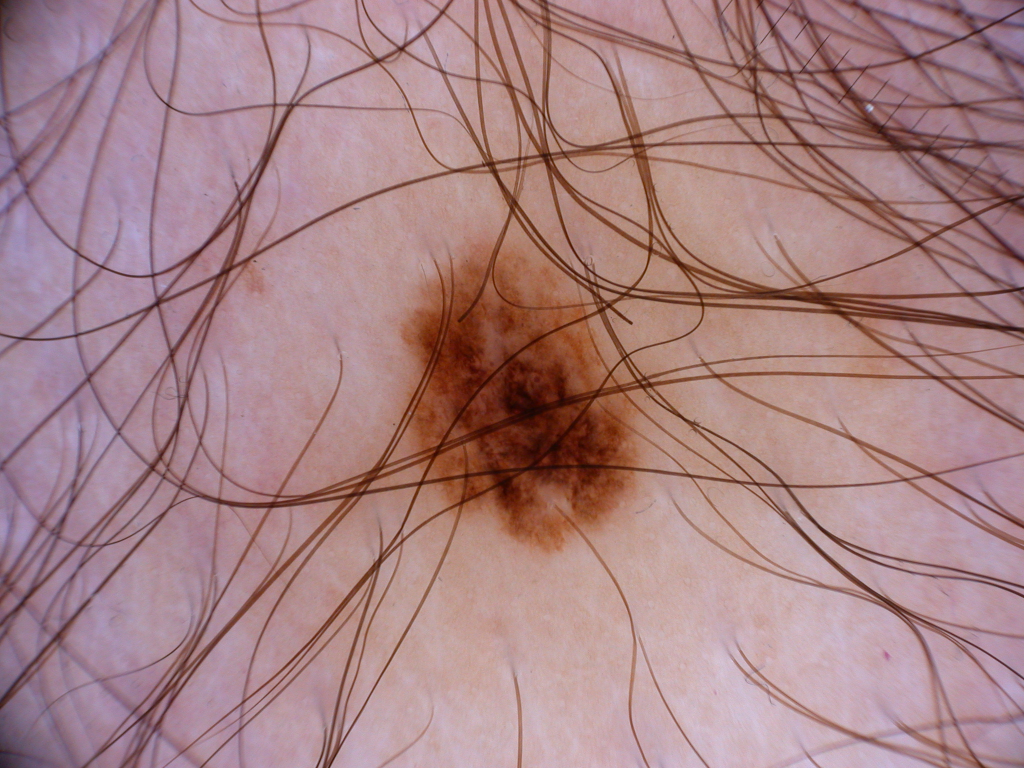
#> input picture images_test/img19.jpg, 2048 x 1536 px (shown at 1/2 size)
$ python dull_razor.py
#> lines starting #> are read from the running program, lines starting #| are printed output that depends on the picture; after the words box and inside, x2 and y2 are one past the last pixel; in counts of white or black regions, pixels touching at a corner belong together
#%% dull razor : hair remover
import cv2 #choix de openCv (on aurait pu faire avec skimage)
import numpy as np
import matplotlib.pyplot as plt

#Charger l'image - changer le path sur le git

image_bgr=cv2.imread('images_test/img19.jpg',cv2.IMREAD_COLOR)
#> image_bgr is the input picture: shape (1536, 2048, 3); mean B, G, R 133, 130.1, 167
image = cv2.cvtColor(image_bgr, cv2.COLOR_BGR2RGB) # Conversion BGR vers RGB
#filtre gaussien pour lisser l'image
smoothed_image = cv2.GaussianBlur(image, (5, 5), 0)


# split en couleurs
image_red, image_green, image_blue = cv2.split(smoothed_image)
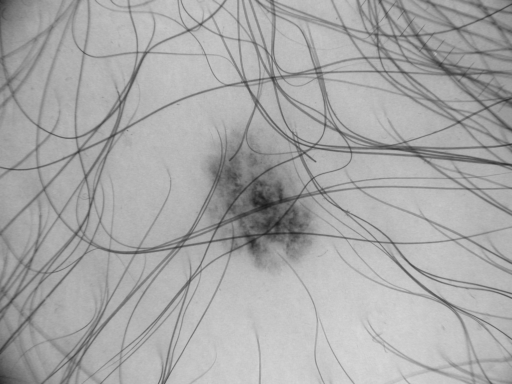
#> image_red: shape (1536, 2048) (shown at 1/4 size); min 25, max 219, mean 167

#définition d'éléments structurants diagonaux
def diagonal(size, angle):
#> called with size = 10, angle = 45
    kernel = np.zeros((size, size), dtype=np.uint8)
    for i in range(size):
        j = int(i * np.tan(np.radians(angle)))
        if 0<= j < size:
            kernel[i, j] = 1
    if angle > 0 and angle < 90:
        kernel = np.flipud(kernel)
    return kernel

kernel_diagonal_45 = diagonal(10,45)
kernel_diagonal_135 = kernel_diagonal_45[::-1, :]

# Définir les éléments structurants - on peut changer les valeurs pour avoir un meilleur résultat
kernel_horizontal = cv2.getStructuringElement(cv2.MORPH_RECT, (1, 12))
kernel_diagonal_1 = kernel_diagonal_45
kernel_diagonal_2 = kernel_diagonal_135
kernel_vertical = cv2.getStructuringElement(cv2.MORPH_RECT, (12, 1))

# Appliquer une opération de fermeture morphologique générale à chaque bande de couleur
def morphological_closing(image, kernel):
    return cv2.morphologyEx(image, cv2.MORPH_CLOSE, kernel)

# Calculer l'image de fermeture morphologique générale pour chaque bande de couleur
def general_morphological_closing(image):
    closed_horizontal = morphological_closing(image, kernel_horizontal)
    closed_diagonal_1 = morphological_closing(image, kernel_diagonal_45)
    closed_diagonal_2 = morphological_closing(image, kernel_diagonal_135)
    closed_vertical = morphological_closing(image, kernel_vertical)

    closed_horizontal = cv2.resize(closed_horizontal, (image.shape[1], image.shape[0]))
    closed_diagonal_1 = cv2.resize(closed_diagonal_1, (image.shape[1], image.shape[0]))
    closed_diagonal_2 = cv2.resize(closed_diagonal_2, (image.shape[1], image.shape[0]))
    closed_vertical = cv2.resize(closed_vertical, (image.shape[1], image.shape[0]))

    return np.maximum.reduce([closed_horizontal, closed_diagonal_1, closed_diagonal_2, closed_vertical])
closed_red = general_morphological_closing(image_red)
closed_green = general_morphological_closing(image_green)
closed_blue = general_morphological_closing(image_blue)
#> in general_morphological_closing (call 3), `return np.maximum.reduce([closed_horizontal, closed_diagonal_1, closed..`:
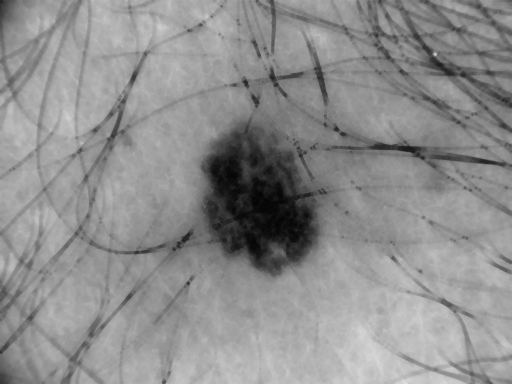
#> returned value: shape (1536, 2048) (shown at 1/4 size); min 3, max 255, mean 141.8

# Calculer l'image masque de cheveux pour chaque bande de couleur
threshold = 30  # Définir un seuil prédéfini - peut être ajusté car gros poils persistants
hair_mask_red = np.abs(image_red - closed_red) > threshold
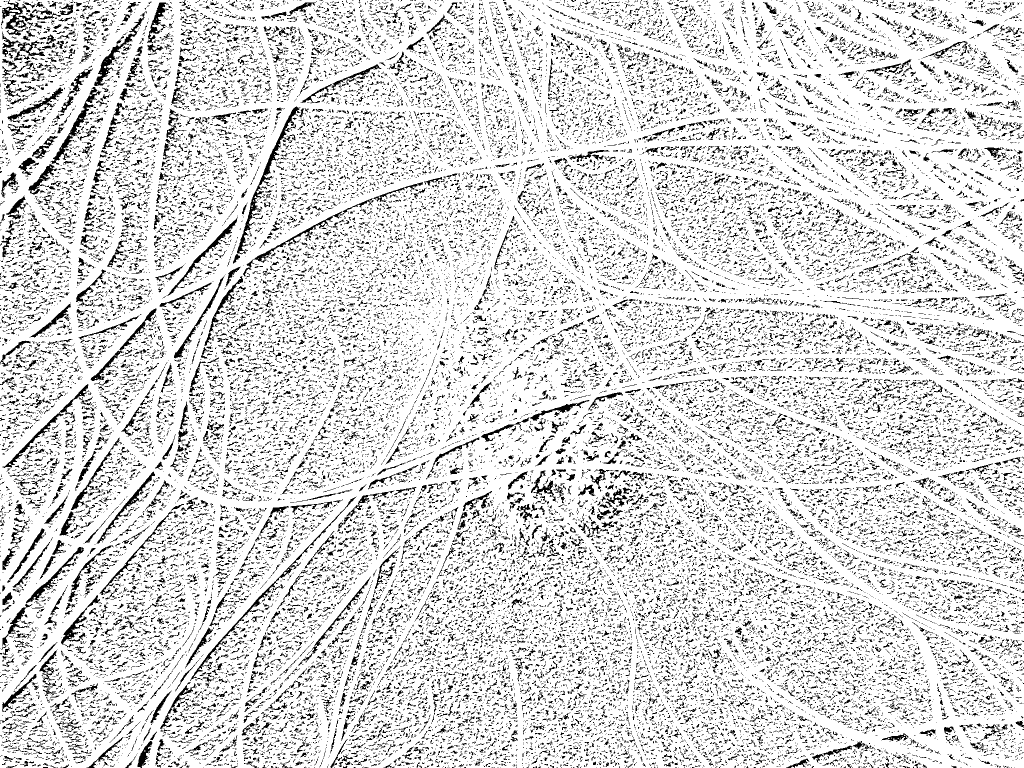
#> hair_mask_red: shape (1536, 2048) bool (shown at 1/2 size); 85.1% white; black in thin lines or dots
hair_mask_green = np.abs(image_green - closed_green) > threshold
#> hair_mask_green: shape (1536, 2048) bool; 83.3% white; black in thin lines or dots
hair_mask_blue = np.abs(image_blue - closed_blue) > threshold
#> hair_mask_blue: shape (1536, 2048) bool; 87% white; black in thin lines or dots

# Calculer l'image masque de cheveux finale
hair_mask = np.logical_or(np.logical_or(hair_mask_red, hair_mask_green), hair_mask_blue).astype(np.uint8)
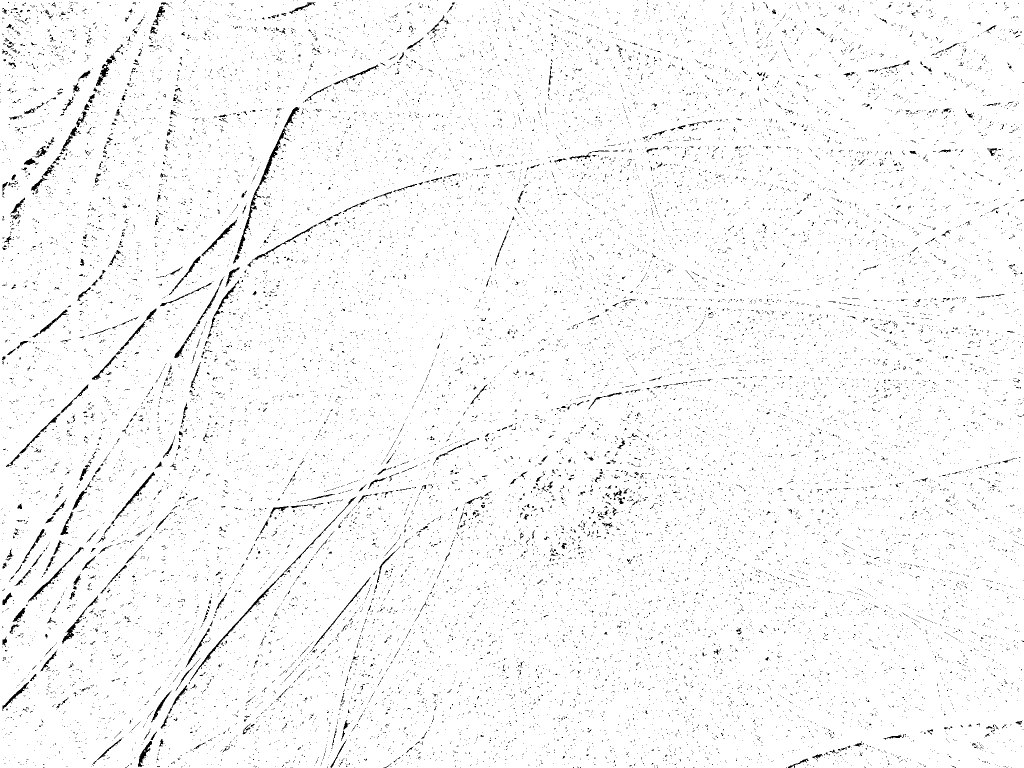
#> hair_mask: shape (1536, 2048) (shown at 1/2 size); values 0 (black) and 1 (white), 97.1% white; black in thin lines or dots

# Remplacer les pixels de cheveux par les pixels non-cheveux les plus proches sur l'image originale
inpainted_image = cv2.inpaint(image, hair_mask, 3, cv2.INPAINT_TELEA)


plt.figure(figsize=(12, 12))
plt.subplot(221)
plt.imshow(image)
plt.title('Original Image')

plt.subplot(222)
plt.imshow(hair_mask * 255, cmap='gray')
plt.title('Hair Mask')

plt.subplot(223)
plt.imshow(inpainted_image)
plt.title('Inpainted Image')

plt.subplot(224)
plt.imshow(smoothed_image)
plt.title('Smoothed Image initiale')

plt.show()
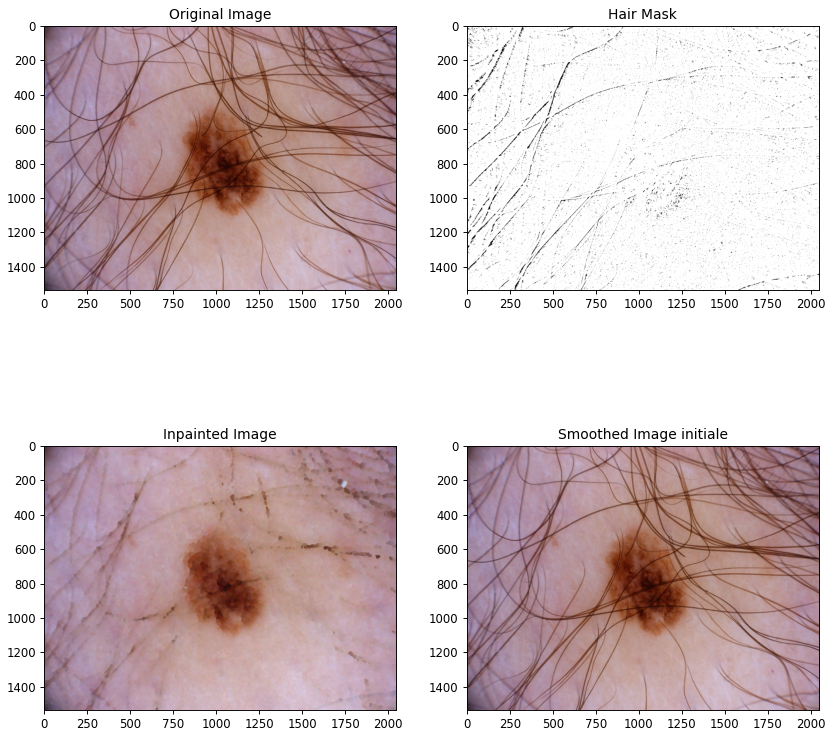
#> figure drawn by matplotlib, 4 panels


# %%

$ run again, with images_test/img1.jpg copied over images_test/img19.jpg
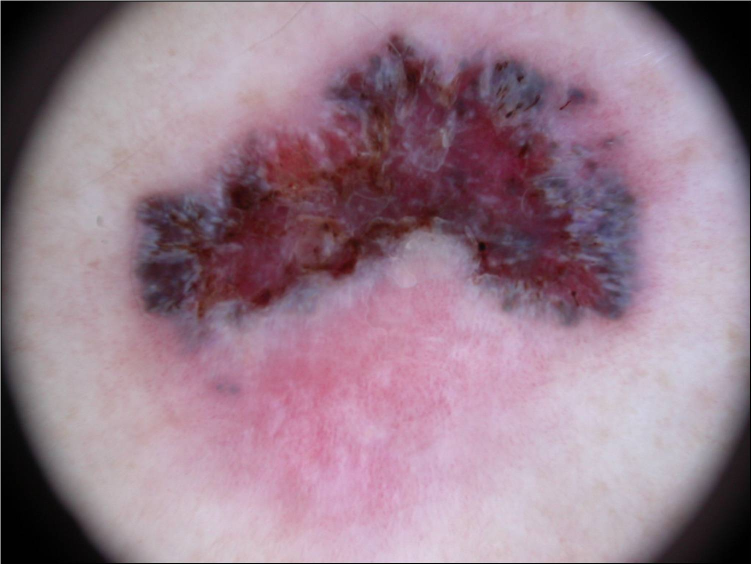
#> input picture images_test/img1.jpg, 1503 x 1129 px (shown at 1/2 size)
#> image_bgr is the input picture: shape (1129, 1503, 3); mean B, G, R 140.2, 125.2, 151.9
#> `hair_mask_red = np.abs(image_red - closed_red) > threshold`:
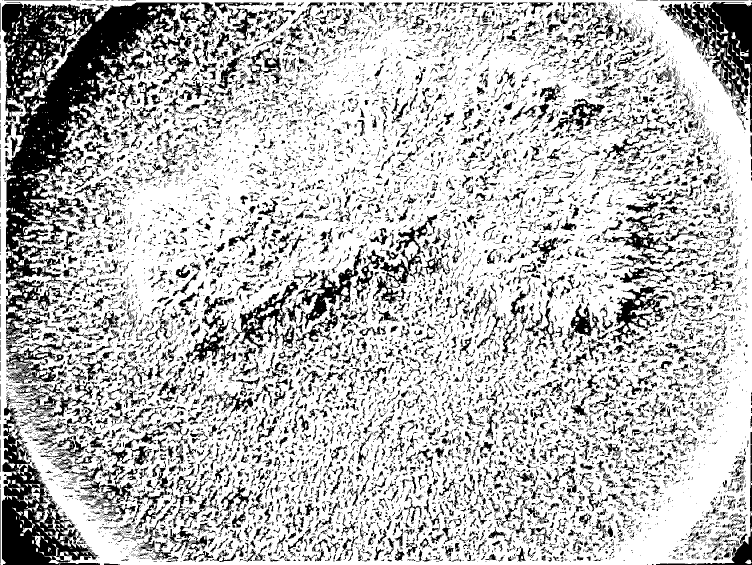
#> hair_mask_red: shape (1129, 1503) bool (shown at 1/2 size); 73.6% white; 12336 black regions (9410 under 20 px), largest, box (x1, y1, x2, y2) and area: (4, 4, 399, 769) 80918, (4, 792, 200, 1129) 21521, (1325, 4, 1503, 265) 15344
#> hair_mask_green: shape (1129, 1503) bool; 72.7% white; 10500 black regions (8392 under 20 px), largest, box (x1, y1, x2, y2) and area: (4, 4, 439, 683) 86823, (4, 802, 248, 1129) 21372, (1328, 4, 1503, 289) 15279
#> hair_mask_blue: shape (1129, 1503) bool; 72.5% white; 10251 black regions (8113 under 20 px), largest, box (x1, y1, x2, y2) and area: (4, 4, 455, 673) 89656, (4, 662, 216, 1129) 30350, (1332, 4, 1503, 265) 14998
#> hair_mask: shape (1129, 1503); values 0 (black) and 1 (white), 84.6% white; 12474 black regions (10595 under 20 px), largest, box (x1, y1, x2, y2) and area: (4, 4, 350, 354) 46179, (4, 816, 200, 1129) 19326, (1332, 4, 1503, 265) 14487
#> `plt.show()`:
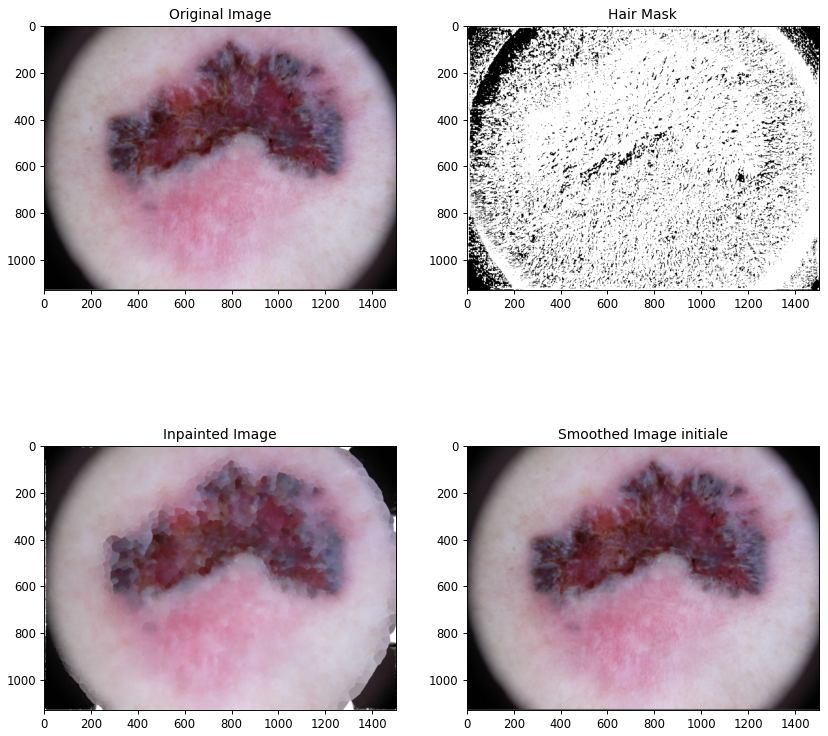
#> figure drawn by matplotlib, 4 panels

$ run again, with images_test/img10.jpg copied over images_test/img19.jpg
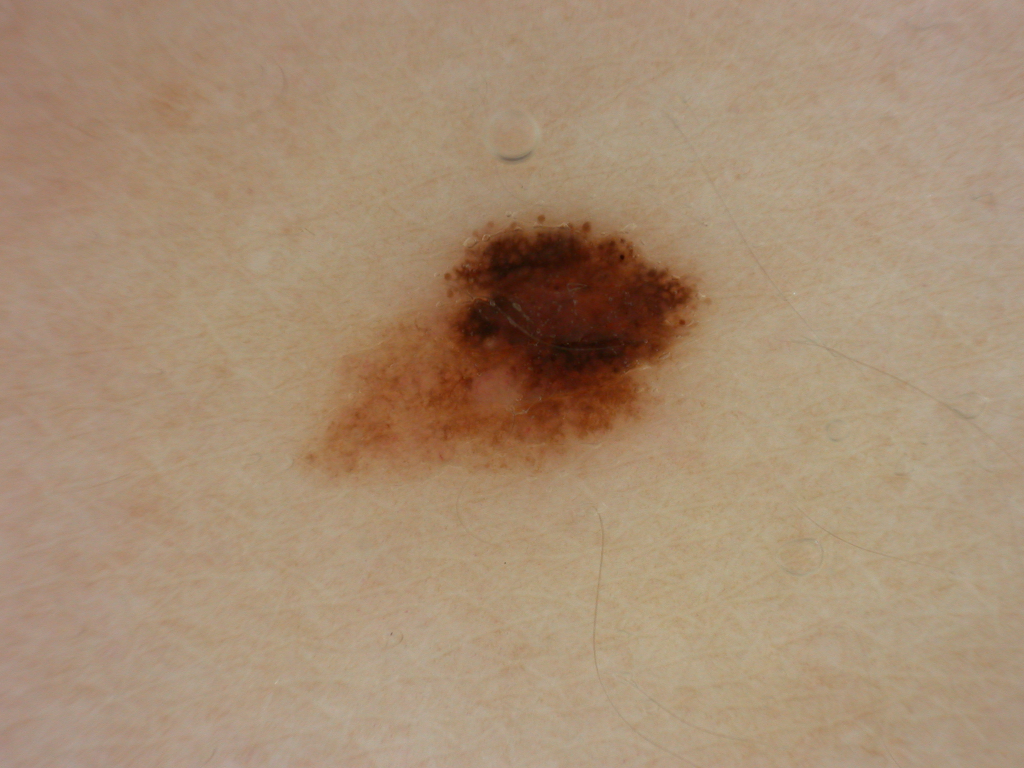
#> input picture images_test/img10.jpg, 2048 x 1536 px (shown at 1/2 size)
#> image_bgr is the input picture: shape (1536, 2048, 3); mean B, G, R 115.1, 141.3, 167.2
#> `hair_mask_red = np.abs(image_red - closed_red) > threshold`:
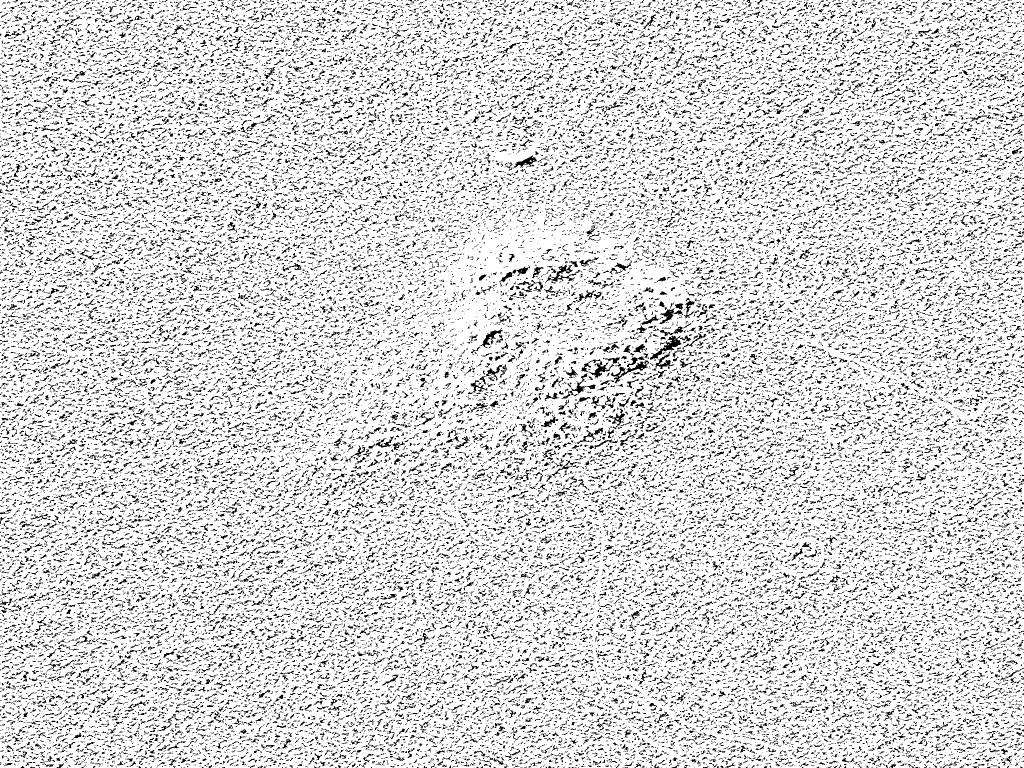
#> hair_mask_red: shape (1536, 2048) bool (shown at 1/2 size); 84.8% white; black in thin lines or dots
#> hair_mask_green: shape (1536, 2048) bool; 79.6% white; black in thin lines or dots
#> hair_mask_blue: shape (1536, 2048) bool; 85.6% white; black in thin lines or dots
#> hair_mask: shape (1536, 2048); values 0 (black) and 1 (white), 98.7% white; black in thin lines or dots
#> `plt.show()`:
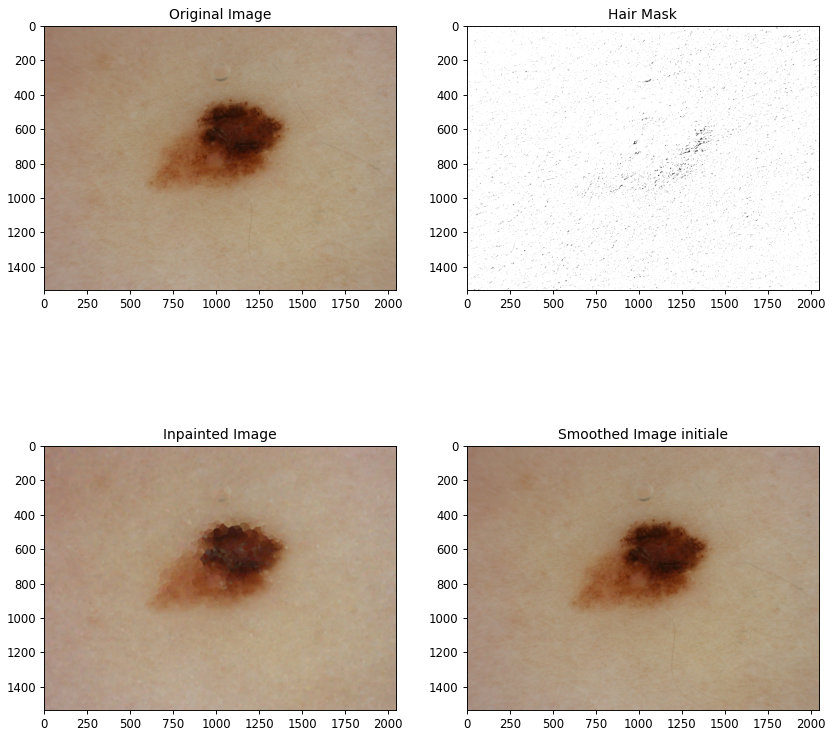
#> figure drawn by matplotlib, 4 panels
